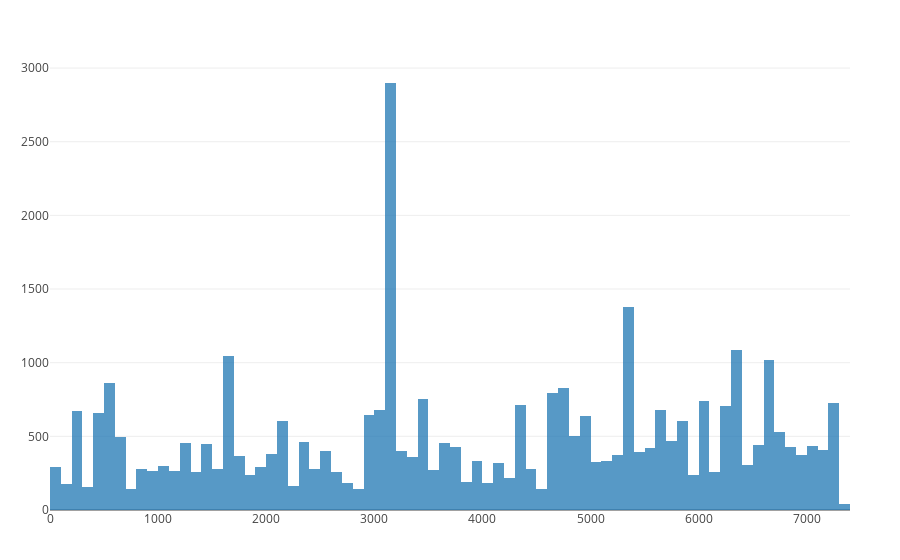

The code cell stored with this chart in its notebook:
### Code cell
# generate plot 
using PlotlyJS
data = histogram(x=lod[:,1],opacity=0.75)
Plot(data)

### Figure 1 — Plotly figure (JSON) as saved in the notebook; plotly's stock layout.template omitted (floating-point values rounded to 4 significant figures; data arrays with more than 128 entries replaced by an {"elided": "..."} marker saying what was removed)
{"data": [{"opacity": 0.75, "type": "histogram", "x": {"elided": "35554 int values"}}], "layout": {"margin": {"b": 50, "l": 50, "r": 50, "t": 60}}}
